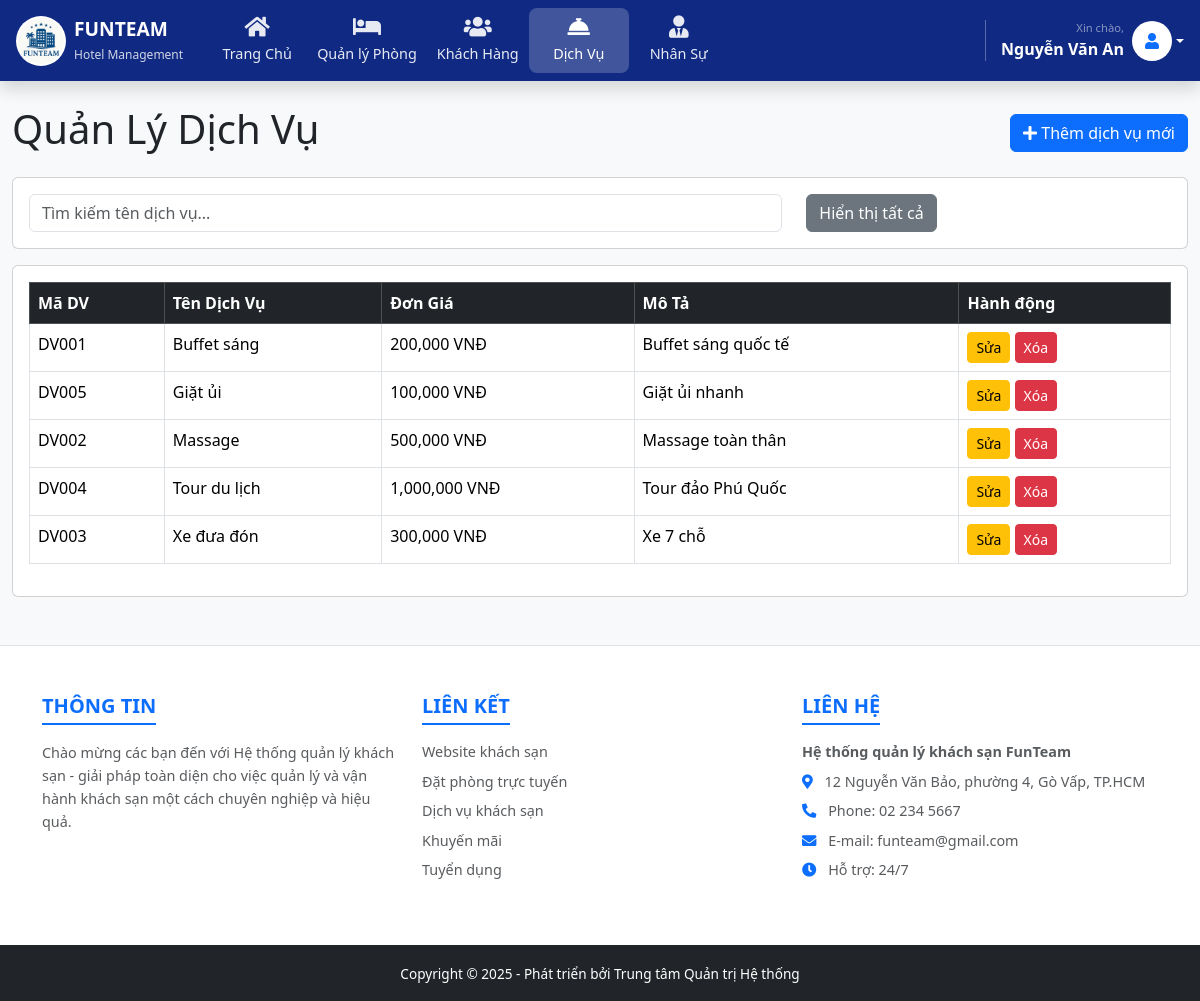
/dashboard.php?page=dichvu (signed in), run on the app's committed database.
### tables this page shows
CREATE TABLE `dichvu` (
  `maDV` varchar(20) NOT NULL,
  `tenDV` varchar(100) default NULL,
  `loaiDV` varchar(100) default NULL,
  `donGia` decimal(10,2) default NULL,
  `trangThai` varchar(50) default 'HoatDong',
  `moTa` varchar(200) default NULL,
  PRIMARY KEY  (`maDV`)
);

### controller/dichvuController.php (called while the page is built, shortened)
<?php
require_once dirname(__FILE__) . '/../model/DichVuModel.php';
$dichVuModel = new DichVuModel();
$dsDichVu = $dichVuModel->getDanhSachDV();
include dirname(__FILE__) . '/../view/quanlydichvu.php';
?>

### model/DichVuModel.php (called while the page is built, shortened)
<?php
require_once dirname(__FILE__) . '/../config/database.php';
class DichVuModel {
    private $conn;
    public function __construct() {
        $database = new Database();
        $this->conn = $database->getConnection();
    }
    public function getDanhSachDV() {
        $sql = "SELECT maDV AS MaDV, tenDV AS TenDV, loaiDV AS LoaiDV, donGia AS DonGia, trangThai AS TrangThai, moTa AS MoTa FROM dichvu ORDER BY tenDV";
        $stmt = $this->conn->query($sql);
        return $stmt->fetchAll(PDO::FETCH_ASSOC);
    }
}
?>

### config/database.php (called while the page is built, shortened)
<?php
class Database {
    private $host = "localhost";
    private $db_name = "quanlykhachsan";
    private $username = "root";
    private $password = "";
    public function getConnection() {
        $this->conn = null;
        try {
            $dsn = "mysql:host={$this->host};dbname={$this->db_name};charset=utf8mb4";
            $options = array(
                PDO::ATTR_ERRMODE => PDO::ERRMODE_EXCEPTION,
                PDO::ATTR_DEFAULT_FETCH_MODE => PDO::FETCH_ASSOC,
                PDO::ATTR_EMULATE_PREPARES => false,
                PDO::MYSQL_ATTR_INIT_COMMAND => "SET NAMES 'utf8mb4'"
            );
            $this->conn = new PDO($dsn, $this->username, $this->password, $options);
        } catch(PDOException $e) {
            if (strpos($e->getMessage(), 'Unknown character set') !== false || strpos($e->getMessage(), "SQLSTATE[42000]") !== false) {
                try {
                    $dsn = "mysql:host={$this->host};dbname={$this->db_name};charset=utf8";
                    $options[PDO::MYSQL_ATTR_INIT_COMMAND] = "SET NAMES 'utf8'";
                    $this->conn = new PDO($dsn, $this->username, $this->password, $options);
                } catch(PDOException $ex) {
                    echo "Kết nối thất bại: " . $ex->getMessage();
                    exit;
                }
            } else {
                echo "Kết nối thất bại: " . $e->getMessage();
                exit;
            }
        }
        return $this->conn;
    }
}
?>

### view/quanlydichvu.php (the view, shortened to what this page needs)
<div class="d-flex justify-content-between align-items-center mb-3">
    <h1>Quản Lý Dịch Vụ</h1>
    <button class="btn btn-primary" data-bs-toggle="modal" data-bs-target="#dichVuModal" id="btnThemDichVu">
        <i class="fas fa-plus"></i> Thêm dịch vụ mới
    </button>
</div>
<div class="card mb-3">
    <div class="card-body">
        <form id="formFilterDV" onsubmit="return false;">
            <div class="row">
                <div class="col-md-8">
                    <input type="text" id="searchKeywordDV" class="form-control" placeholder="Tìm kiếm tên dịch vụ...">
                </div>
                <div class="col-md-4">
                    <button type="button" class="btn btn-secondary" id="btnResetFilterDV">
                        Hiển thị tất cả
                    </button>
                </div>
            </div>
        </form>
    </div>
</div>
<div class="card">
    <div class="card-body table-responsive">
        <table class="table table-bordered table-hover" id="tableDichVu">
            <thead class="table-dark">
                <tr>
                    <th>Mã DV</th>
                    <th>Tên Dịch Vụ</th>
                    <th>Đơn Giá</th>
                    <th>Mô Tả</th> <th>Hành động</th>
                </tr>
            </thead>
            <tbody>
                <?php if (!empty($dsDichVu)): ?>
                    <?php foreach($dsDichVu as $dv): ?>
                    <tr>
                        <td><?php echo $dv['MaDV']; ?></td>
                        <td><?php echo $dv['TenDV']; ?></td>
                        <td><?php echo number_format($dv['DonGia']); ?> VNĐ</td>
                        <td><?php echo htmlspecialchars($dv['MoTa'], ENT_QUOTES, 'UTF-8'); ?></td>
                        <td>
                            <button class="btn btn-warning btn-sm btn-sua-dv"
                                    data-bs-toggle="modal" data-bs-target="#dichVuModal"
                                    data-madv="<?php echo $dv['MaDV']; ?>"
                                    data-tendv="<?php echo $dv['TenDV']; ?>"
                                    data-dongia="<?php echo $dv['DonGia']; ?>" data-mota="<?php echo htmlspecialchars($dv['MoTa'], ENT_QUOTES, 'UTF-8'); ?>"> Sửa
                            </button>
                            <button class="btn btn-danger btn-sm btn-xoa-dv"
                                    data-madv="<?php echo $dv['MaDV']; ?>">
                                Xóa
                            </button>
                        </td>
                    </tr>
                    <?php endforeach; ?>
                <?php else: ?>
                    <tr>
                        <td colspan="5" class="text-center">Chưa có dữ liệu dịch vụ.</td> </tr>
                <?php endif; ?>
            </tbody>
        </table>
    </div>
</div>

### data on the page
dichvu: maDV "DV001", tenDV "Buffet sáng", donGia "200,000", moTa "Buffet sáng quốc tế"
dichvu: maDV "DV005", tenDV "Giặt ủi", donGia "100,000", moTa "Giặt ủi nhanh"
dichvu: maDV "DV002", tenDV "Massage", donGia "500,000", moTa "Massage toàn thân"
dichvu: maDV "DV004", tenDV "Tour du lịch", donGia "1,000,000", moTa "Tour đảo Phú Quốc"
dichvu: maDV "DV003", tenDV "Xe đưa đón", donGia "300,000", moTa "Xe 7 chỗ"

### other printed values
$_SESSION['user']['hoTen'] "Nguyễn Văn An"
